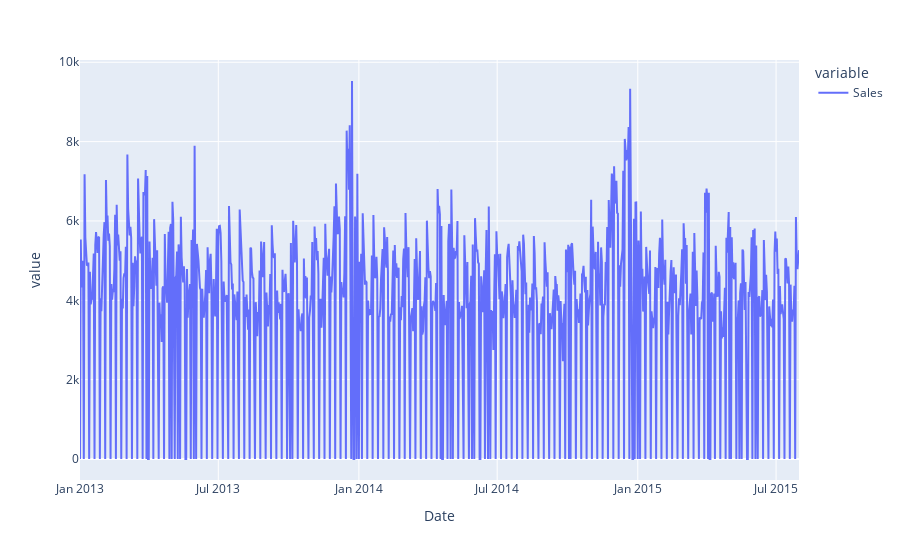

Here is the notebook cell this chart was saved with:
### Markdown cell above
time_series = w1* trend + w2*seasonality + residual<br>
residual = w3*stat_holiday + s4*promo

### Code cell
fig = px.line(result.observed)
fig.show()

### Figure 1 — Plotly figure (JSON) as saved in the notebook; plotly's stock layout.template omitted (floating-point values rounded to 4 significant figures; data arrays with more than 128 entries replaced by an {"elided": "..."} marker saying what was removed)
{"data": [{"hovertemplate": "variable=Sales<br>Date=%{x}<br>value=%{y}<extra></extra>", "legendgroup": "Sales", "line": {"color": "#636efa", "dash": "solid"}, "marker": {"symbol": "circle"}, "mode": "lines", "name": "Sales", "orientation": "v", "showlegend": true, "type": "scatter", "x": {"elided": "942 str values"}, "xaxis": "x", "y": {"elided": "942 int values"}, "yaxis": "y"}], "layout": {"legend": {"title": {"text": "variable"}, "tracegroupgap": 0}, "margin": {"t": 60}, "xaxis": {"anchor": "y", "domain": [0, 1], "title": {"text": "Date"}}, "yaxis": {"anchor": "x", "domain": [0, 1], "title": {"text": "value"}}}}
